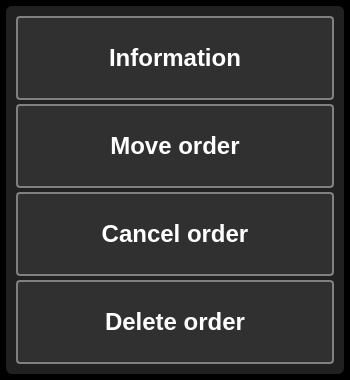
<?xml version="1.0" encoding="UTF-8"?>
<ui version="4.0">
 <class>OrderMenuDialog</class>
 <widget class="QDialog" name="OrderMenuDialog">
  <property name="geometry">
   <rect>
    <x>0</x>
    <y>0</y>
    <width>350</width>
    <height>380</height>
   </rect>
  </property>
  <property name="minimumSize">
   <size>
    <width>350</width>
    <height>380</height>
   </size>
  </property>
  <property name="maximumSize">
   <size>
    <width>350</width>
    <height>380</height>
   </size>
  </property>
  <property name="windowTitle">
   <string>Order menu</string>
  </property>
  <property name="windowIcon">
   <iconset resource="../../resources.qrc">
    <normaloff>:/PNG/IMG/order.png</normaloff>:/PNG/IMG/order.png</iconset>
  </property>
  <property name="styleSheet">
   <string notr="true">QMainWindow{
background-color: #000000;
}

QWidget{
background-color: #000000;
}

QGroupBox{
background-color: #212121;
border: none;
padding: 4px;
border-radius: 6px;
color: white;
}

QPushButton{
background-color: #303030;
border: 2px solid gray;
border-radius: 4px;
color: white;
}
QPushButton:hover{
border-color: white;
}

QLineEdit{
background-color: #303030;
border: 1px solid gray;
border-radius: 4px;
color: white;
}
QLineEdit:focus{
border-color: white;
}

QTextEdit{
background-color: #303030;
border: 1px solid gray;
border-radius: 4px;
color: white;
}
QTextEdit:focus{
border-color: white;
}

QLabel{
color: white;
background: transparent;
}

QListWidget{
background: transparent;
border: 1px solid gray;
border-radius: 6px;
padding: 6px;
}
QListWidget::item{
background-color: rgba(255,255,255,50);
border: none;
color: white;
border-radius: 6px;
padding: 6px;
margin-top: 6px;
}
QListWidget::item:hover{
background-color: rgba(255,255,255,100);
}

QCheckBox{
background: transparent;
color: white;
}
QCheckBox::indicator{
width:24px;
height: 24px;
border: 1px solid gray;
border-radius: 4px;
}
QCheckBox::indicator:hecked{
image: url(:/PNG/IMG/done.png);
}
QCheckBox::indicator:unchecked{
image: none;
}

QTabWidget::pane{
background: transparent;
border: none;
padding: 4px;
border-radius: 6px;
}
QTabBar::tab{
background-color: #303030;
border: 2px solid gray;
border-radius: 4px;
color: white;
padding-left: 6px;
padding-right: 6px;
padding-top: 3px;
padding-bottom: 3px;
margin-left: 2px;
}
QTabBar::tab:hover{
border-color: white;
}
QTabBar::tab:selected{
border-color: white;
}

QScrollBar:vertical {        
border: none;
width:14px;
background-color: #212121;
margin: 0px 0px 0px 0px;
padding-left: 6px;
}
QScrollBar::handle:vertical{
background: gray;
border-radius: 4px;
min-height: 20px;
}
QScrollBar::add-line:vertical {
background-color: #212121;
height: 0px;
subcontrol-position: bottom;
subcontrol-origin: margin;
}
QScrollBar::sub-line:vertical {
background-color: #212121;
height: 0 px;
subcontrol-position: top;
subcontrol-origin: margin;
}
QScrollBar::add-page:vertical{
background-color: #212121;
}
QScrollBar::sub-page:vertical{
background-color: #212121;
}

QScrollBar:horizontal {        
border: none;
height:14px;
background-color: #212121;
margin: 0px 0px 0px 0px;
padding-top: 6px;
}
QScrollBar::handle:horizontal{
background: gray;
border-radius: 4px;
min-width: 20px;
}
QScrollBar::add-line:horizontal {
background-color: #212121;
height: 0px;
subcontrol-position: bottom;
subcontrol-origin: margin;
}
QScrollBar::sub-line:horizontal {
background-color: #212121;
height: 0 px;
subcontrol-position: top;
subcontrol-origin: margin;
}
QScrollBar::add-page:horizontal{
background-color: #212121;
}
QScrollBar::sub-page:horizontal{
background-color: #212121;
}

QComboBox{
background-color: #303030;
border: 1px solid gray;
border-radius: 4px;
color: white;
}
QComboBox QAbstractItemView{
color: white;
background-color: black;
}

QTableView{
background-color: #212121;
border: 1px solid gray;
border-radius: 6px;
color: white;
}

QDoubleSpinBox{
background-color: #303030;
border: 1px solid gray;
border-radius: 4px;
color: white;
}</string>
  </property>
  <layout class="QGridLayout" name="gridLayout">
   <property name="leftMargin">
    <number>6</number>
   </property>
   <property name="topMargin">
    <number>6</number>
   </property>
   <property name="rightMargin">
    <number>6</number>
   </property>
   <property name="bottomMargin">
    <number>6</number>
   </property>
   <property name="spacing">
    <number>4</number>
   </property>
   <item row="0" column="0">
    <widget class="QGroupBox" name="groupBox">
     <property name="title">
      <string/>
     </property>
     <layout class="QGridLayout" name="gridLayout_2">
      <property name="leftMargin">
       <number>6</number>
      </property>
      <property name="topMargin">
       <number>6</number>
      </property>
      <property name="rightMargin">
       <number>6</number>
      </property>
      <property name="bottomMargin">
       <number>6</number>
      </property>
      <property name="spacing">
       <number>4</number>
      </property>
      <item row="0" column="0">
       <widget class="QPushButton" name="pushButton_order_info">
        <property name="sizePolicy">
         <sizepolicy hsizetype="Minimum" vsizetype="Minimum">
          <horstretch>0</horstretch>
          <verstretch>0</verstretch>
         </sizepolicy>
        </property>
        <property name="font">
         <font>
          <pointsize>18</pointsize>
          <bold>true</bold>
         </font>
        </property>
        <property name="focusPolicy">
         <enum>Qt::ClickFocus</enum>
        </property>
        <property name="text">
         <string>Information</string>
        </property>
        <property name="icon">
         <iconset resource="../../resources.qrc">
          <normaloff>:/PNG/IMG/info.png</normaloff>:/PNG/IMG/info.png</iconset>
        </property>
        <property name="iconSize">
         <size>
          <width>48</width>
          <height>48</height>
         </size>
        </property>
       </widget>
      </item>
      <item row="1" column="0">
       <widget class="QPushButton" name="pushButton_move_order">
        <property name="sizePolicy">
         <sizepolicy hsizetype="Minimum" vsizetype="Minimum">
          <horstretch>0</horstretch>
          <verstretch>0</verstretch>
         </sizepolicy>
        </property>
        <property name="font">
         <font>
          <pointsize>18</pointsize>
          <bold>true</bold>
         </font>
        </property>
        <property name="focusPolicy">
         <enum>Qt::ClickFocus</enum>
        </property>
        <property name="text">
         <string>Move order</string>
        </property>
        <property name="icon">
         <iconset resource="../../resources.qrc">
          <normaloff>:/PNG/IMG/arrow_right.png</normaloff>:/PNG/IMG/arrow_right.png</iconset>
        </property>
        <property name="iconSize">
         <size>
          <width>48</width>
          <height>48</height>
         </size>
        </property>
       </widget>
      </item>
      <item row="2" column="0">
       <widget class="QPushButton" name="pushButton_cancel_order">
        <property name="sizePolicy">
         <sizepolicy hsizetype="Minimum" vsizetype="Minimum">
          <horstretch>0</horstretch>
          <verstretch>0</verstretch>
         </sizepolicy>
        </property>
        <property name="font">
         <font>
          <pointsize>18</pointsize>
          <bold>true</bold>
         </font>
        </property>
        <property name="focusPolicy">
         <enum>Qt::ClickFocus</enum>
        </property>
        <property name="text">
         <string>Cancel order</string>
        </property>
        <property name="icon">
         <iconset resource="../../resources.qrc">
          <normaloff>:/PNG/IMG/restore.png</normaloff>:/PNG/IMG/restore.png</iconset>
        </property>
        <property name="iconSize">
         <size>
          <width>48</width>
          <height>48</height>
         </size>
        </property>
       </widget>
      </item>
      <item row="3" column="0">
       <widget class="QPushButton" name="pushButton_remove_order">
        <property name="sizePolicy">
         <sizepolicy hsizetype="Minimum" vsizetype="Minimum">
          <horstretch>0</horstretch>
          <verstretch>0</verstretch>
         </sizepolicy>
        </property>
        <property name="font">
         <font>
          <pointsize>18</pointsize>
          <bold>true</bold>
         </font>
        </property>
        <property name="focusPolicy">
         <enum>Qt::ClickFocus</enum>
        </property>
        <property name="text">
         <string>Delete order</string>
        </property>
        <property name="icon">
         <iconset resource="../../resources.qrc">
          <normaloff>:/PNG/IMG/delete.png</normaloff>:/PNG/IMG/delete.png</iconset>
        </property>
        <property name="iconSize">
         <size>
          <width>48</width>
          <height>48</height>
         </size>
        </property>
       </widget>
      </item>
     </layout>
    </widget>
   </item>
  </layout>
 </widget>
 <resources>
  <include location="../../resources.qrc"/>
 </resources>
 <connections/>
</ui>
